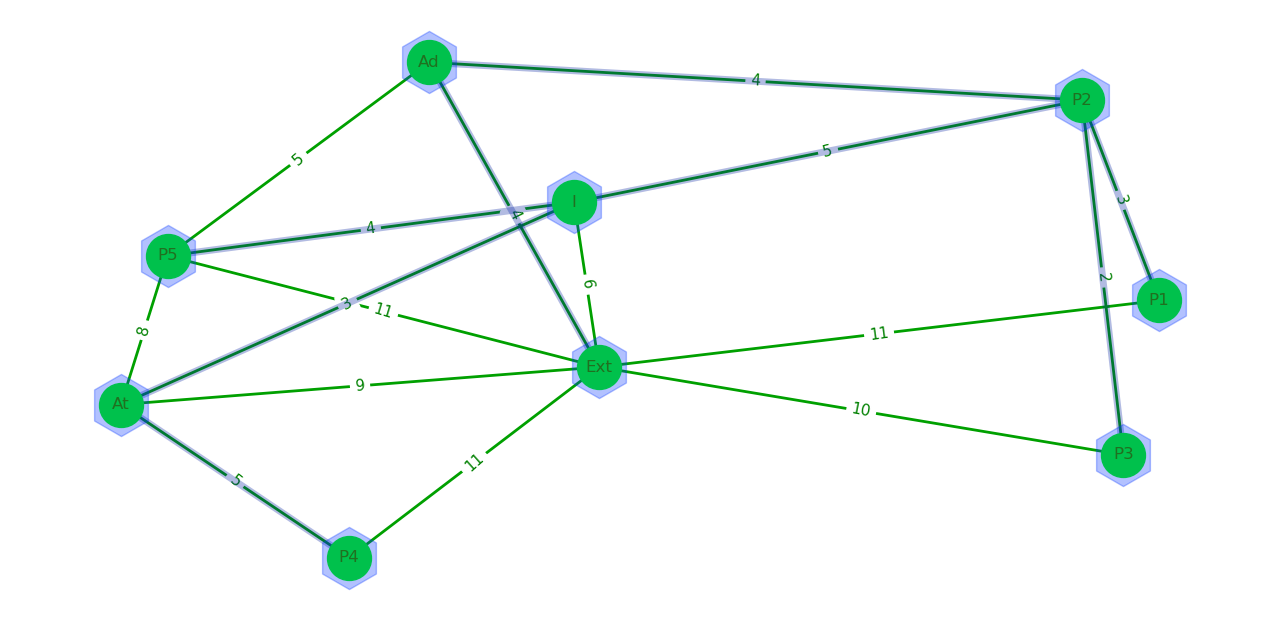

Generate this figure with Python:
import numpy as np
import networkx as nx
import matplotlib.pyplot as plt

# Graphe a priori orienté : on utilise DiGraph à la place de Graph
G = nx.Graph()

# On crée les arêtes ; préremplissage possible avec :
# >>> [print(f"#{k}.\nG.add_edge(\"\", \"\", weight=)") for k in range(1,16)]
# Ext : extérieur

#1.
G.add_edge("Ext", "I", weight=6)
#2.
G.add_edge("Ext", "P1", weight=11)
#3.
G.add_edge("P1", "P2", weight=3)
#4.
G.add_edge("I", "P2", weight=5)
#5.
G.add_edge("P2", "P3", weight=2)
#6.
G.add_edge("P3", "Ext", weight=10)
#7.
G.add_edge("I", "At", weight=3)
#8.
G.add_edge("I", "P5", weight=4)
#9.
G.add_edge("P2", "Ad", weight=4)
#10.
G.add_edge("P4", "At", weight=5)
#11.
G.add_edge("At", "P5", weight=8)
#12.
G.add_edge("P5", "Ad", weight=5)
#13.
G.add_edge("Ext", "P4", weight=11)
#14.
G.add_edge("Ext", "At", weight=9)
#15.
G.add_edge("Ext", "P5", weight=11)
#16.
G.add_edge("Ext", "Ad", weight=4)


# On prépare le graphe pour l'affichage avec matplotlib
fig, ax = plt.subplots(1, 1, figsize=(16, 9))
pos = nx.spring_layout(G, scale=1, dim=2)
nx.draw_networkx_nodes(G, pos, node_shape="o", node_size=1000, node_color="#00ff00")
nx.draw_networkx_labels(G, pos, font_size=12, font_color="#207020")
nx.draw_networkx_edges(G, pos, edgelist=G.edges(), arrowsize=30, width=2, alpha=1, edge_color="#00a000")
nx.draw_networkx_edge_labels(G, pos, edge_labels=nx.get_edge_attributes(G, "weight"), font_size=11, font_color="#008000")

# Exécution de l'algo de Kruskal, puis coloration des sommets parcourus + arêtes (zip)
T = nx.minimum_spanning_tree(G, weight="weight")
nx.draw_networkx_nodes(T, pos, nodelist=T.nodes(), node_shape="h", node_size=2000, node_color="#0033ff", alpha=0.3)
nx.draw_networkx_edges(G, pos, edgelist=T.edges(), edge_color="#0020a0", width=5, alpha=0.3)

# affichage avec matplotlib
plt.axis("off")
plt.tight_layout()
plt.show()
